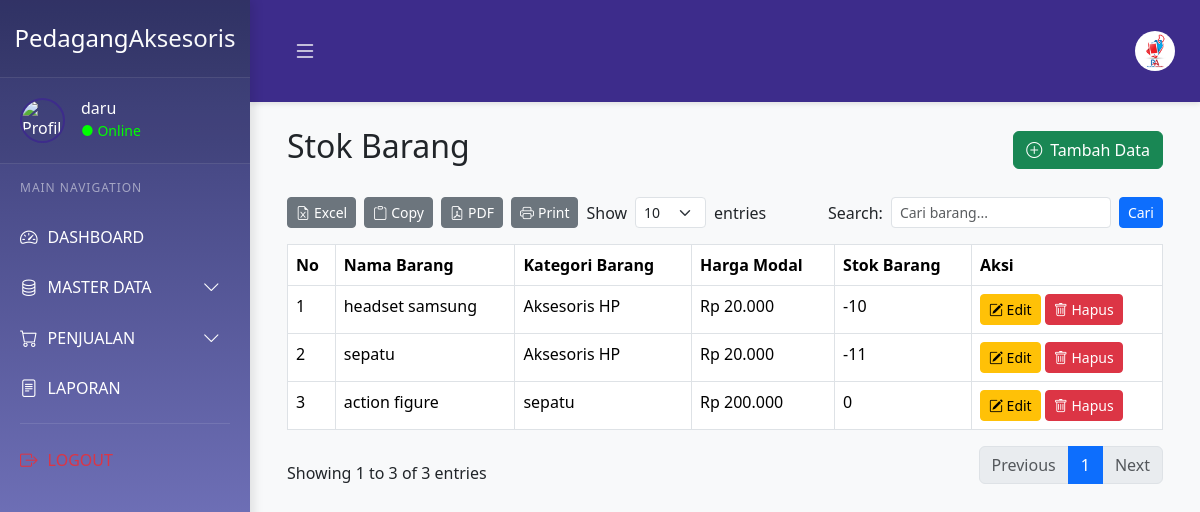
The page /pages/stok.php (signed in) on the database its author committed.
### tables this page shows
CREATE TABLE `users` (
  `id` int(11) NOT NULL,
  `nama` varchar(100) NOT NULL,
  `email` varchar(100) NOT NULL,
  `password` varchar(255) NOT NULL,
  `created_at` timestamp NOT NULL DEFAULT current_timestamp(),
  `role` enum('Admin','Operator','Kasir') DEFAULT 'Operator',
  `status` enum('Aktif','Tidak Aktif') DEFAULT 'Aktif'
);

CREATE TABLE `barang` (
  `id` int(11) NOT NULL,
  `nama_barang` varchar(100) NOT NULL,
  `kategori_id` int(11) DEFAULT NULL,
  `harga` decimal(10,2) NOT NULL,
  `foto` varchar(255) DEFAULT NULL,
  `created_at` timestamp NOT NULL DEFAULT current_timestamp()
);

CREATE TABLE `kategori` (
  `id` int(11) NOT NULL,
  `nama_kategori` varchar(100) NOT NULL,
  `created_at` timestamp NOT NULL DEFAULT current_timestamp()
);

### pages/stok.php (the view, shortened to what this page needs)
<?php
include '../backend/database.php';
try {
    $stmt = $conn->prepare("SELECT * FROM users WHERE id = ?");
    $stmt->execute([$_SESSION['user_id']]);
    $user = $stmt->fetch();
    $search = isset($_GET['search']) ? $_GET['search'] : '';
    $query = "SELECT
                b.id as barang_id,
                b.nama_barang,
                k.nama_kategori,
                b.harga,
                COALESCE(SUM(s.jumlah), 0) as total_stok
              FROM barang b
              LEFT JOIN kategori k ON b.kategori_id = k.id
              LEFT JOIN stok s ON b.id = s.barang_id
              GROUP BY b.id, b.nama_barang, k.nama_kategori, b.harga";
    $records_per_page = isset($_GET['show']) ? (int)$_GET['show'] : 10;
    $current_page = isset($_GET['page']) ? (int)$_GET['page'] : 1;
    $offset = ($current_page - 1) * $records_per_page;
    $count_query = "SELECT COUNT(*) as total FROM barang";
    $count_stmt = $conn->prepare($count_query);
    $count_stmt->execute();
    $total_records = $count_stmt->fetch()['total'];
    $total_pages = ceil($total_records / $records_per_page);
    $query .= " LIMIT :offset, :records_per_page";
    $stmt = $conn->prepare($query);
    $stmt->bindParam(':offset', $offset, PDO::PARAM_INT);
    $stmt->bindParam(':records_per_page', $records_per_page, PDO::PARAM_INT);
    $stmt->execute();
    $stoks = $stmt->fetchAll();
} catch (PDOException $e) {
    echo "Error: " . $e->getMessage();
}
?>
<!DOCTYPE html>
<html lang="en">
<head>
    <link href="https://cdn.jsdelivr.net/npm/bootstrap@5.3.2/dist/css/bootstrap.min.css" rel="stylesheet">
    <link rel="stylesheet" href="https://cdn.jsdelivr.net/npm/bootstrap-icons@1.11.1/font/bootstrap-icons.css">
    <link rel="stylesheet" href="../assets/css/sidebar.css">
</head>
<body>
    <div class="sidebar">
        <div class="logo-container">
            <h4 class="text-center py-4 m-0">Pedagang<span class="text-light">Aksesoris</span></h4>
        </div>
        <div class="profile">
            <div class="d-flex align-items-center gap-3">
                <div class="profile-img">
                    <img src="https://awsimages.detik.net.id/community/media/visual/2017/06/22/c5f6a4b7-d06e-4512-b239-0b7d4d31714e_11.jpg?w=600&q=90" alt="Profile">
                </div>
                <div>
                    <h6 class="mb-0"><?php echo $user['nama']; ?></h6>
                    <small class="online-status">● Online</small>
                </div>
            </div>
        </div>
        <div class="nav-header">MAIN NAVIGATION</div>
        <nav class="nav flex-column">
            <a class="nav-link" href="dashboard.php">
                <i class="bi bi-speedometer2"></i>
                <span>DASHBOARD</span>
            </a>
            <div class="nav-item">
                <a class="nav-link has-arrow" href="#" data-bs-toggle="collapse" data-bs-target="#masterDataCollapse">
                    <i class="bi bi-database"></i>
                    <span>MASTER DATA</span>
                    <i class="bi bi-chevron-down ms-auto"></i>
                </a>
            </div>
            <div class="nav-item">
                <a class="nav-link has-arrow" href="#" data-bs-toggle="collapse" data-bs-target="#penjualanCollapse">
                    <i class="bi bi-cart"></i>
                    <span>PENJUALAN</span>
                    <i class="bi bi-chevron-down ms-auto"></i>
                </a>
            </div>
            <a class="nav-link" href="laporan.php"><i class="bi bi-file-text"></i> LAPORAN</a>
            <div class="nav-divider"></div>
            <a class="nav-link text-danger" href="#" data-bs-toggle="modal" data-bs-target="#logoutModal">
                <i class="bi bi-box-arrow-right"></i>
                <span>LOGOUT</span>
            </a>
        </nav>
    </div>
    <div class="main-content">
        <div class="top-navbar">
            <div class="d-flex justify-content-between align-items-center">
                <button class="btn btn-link text-light" id="sidebarToggle">
                    <i class="bi bi-list fs-4"></i>
                </button>
                <div class="user-profile">
                    <a href="dashboard.php">
                        <img src="../assets/img/pedagangaksesoris.jpg" alt="Profile" class="rounded-circle profile-image" style="width: 40px; height: 40px; cursor: pointer;">
                    </a>
                </div>
            </div>
        </div>
        <div class="content-area">
            <div class="container-fluid">
                <div class="d-flex justify-content-between align-items-center mb-4">
                    <h2>Stok Barang</h2>
                    <button class="btn btn-success" data-bs-toggle="modal" data-bs-target="#tambahStokModal">
                        <i class="bi bi-plus-circle me-2"></i>Tambah Data
                    </button>
                </div>
                <div class="d-flex justify-content-between align-items-center mb-3">
                    <div class="d-flex gap-2">
                        <button class="btn btn-secondary btn-sm" onclick="exportToExcel()">
                            <i class="bi bi-file-earmark-excel me-1"></i>Excel
                        </button>
                        <button class="btn btn-secondary btn-sm" onclick="copyToClipboard()">
                            <i class="bi bi-clipboard me-1"></i>Copy
                        </button>
                        <button class="btn btn-secondary btn-sm" onclick="exportToPDF()">
                            <i class="bi bi-file-earmark-pdf me-1"></i>PDF
                        </button>
                        <button class="btn btn-secondary btn-sm" onclick="printTable()">
                            <i class="bi bi-printer me-1"></i>Print
                        </button>
                        <div class="d-flex align-items-center">
                            <span class="me-2">Show</span>
                            <select class="form-select form-select-sm" style="width: auto;" onchange="changeEntriesPerPage(this.value)">
                                <option value="10" <?php echo $records_per_page == 10 ? 'selected' : ''; ?>>10</option>
                            </select>
                            <span class="ms-2">entries</span>
                        </div>
                    </div>
                    <div class="d-flex align-items-center">
                        <label class="me-2">Search:</label>
                        <form action="" method="GET" class="d-flex">
                            <input type="search" name="search" class="form-control form-control-sm"
                                value="<?php echo isset($_GET['search']) ? htmlspecialchars($_GET['search']) : ''; ?>"
                                placeholder="Cari barang...">
                            <button type="submit" class="btn btn-primary btn-sm ms-2">Cari</button>
                        </form>
                    </div>
                </div>
                <div class="table-responsive">
                    <table class="table table-bordered" id="dataTable">
                        <thead>
                            <tr>
                                <th>No</th>
                                <th>Nama Barang</th>
                                <th>Kategori Barang</th>
                                <th>Harga Modal</th>
                                <th>Stok Barang</th>
                                <th>Aksi</th>
                            </tr>
                        </thead>
                        <tbody>
                            <?php
                            $no = 1;
                            foreach ($stoks as $stok):
                            ?>
                                <tr>
                                    <td><?php echo $no++; ?></td>
                                    <td><?php echo htmlspecialchars($stok['nama_barang']); ?></td>
                                    <td><?php echo htmlspecialchars($stok['nama_kategori']); ?></td>
                                    <td>Rp <?php echo number_format($stok['harga'], 0, ',', '.'); ?></td>
                                    <td><?php echo $stok['total_stok']; ?></td>
                                    <td>
                                        <button class="btn btn-warning btn-sm" data-bs-toggle="modal" data-bs-target="#editStokModal<?php echo $stok['barang_id']; ?>">
                                            <i class="bi bi-pencil-square"></i> Edit
                                        </button>
                                        <button class="btn btn-danger btn-sm" data-bs-toggle="modal" data-bs-target="#hapusStokModal<?php echo $stok['barang_id']; ?>">
                                            <i class="bi bi-trash"></i> Hapus
                                        </button>
                                    </td>
                                </tr>
                            <?php endforeach; ?>
                        </tbody>
                    </table>
                </div>
                <div class="d-flex justify-content-between align-items-center">
                    <div>
                        <?php
                        $start = $total_records > 0 ? $offset + 1 : 0;
                        $end = min($offset + $records_per_page, $total_records);
                        echo "Showing $start to $end of $total_records entries";
                        ?>
                    </div>
                    <nav>
                        <ul class="pagination">
                            <?php if ($current_page > 1): ?>
                                <li class="page-item">
                                    <a class="page-link" href="?page=<?php echo ($current_page - 1); ?>&show=<?php echo $records_per_page; ?><?php echo !empty($search) ? '&search=' . $search : ''; ?>">Previous</a>
                                </li>
                            <?php else: ?>
                                <li class="page-item disabled">
                                    <span class="page-link">Previous</span>
                                </li>
                            <?php endif; ?>
                            <?php for ($i = 1; $i <= $total_pages; $i++): ?>
                                <li class="page-item <?php echo $i == $current_page ? 'active' : ''; ?>">
                                    <a class="page-link" href="?page=<?php echo $i; ?>&show=<?php echo $records_per_page; ?><?php echo !empty($search) ? '&search=' . $search : ''; ?>"><?php echo $i; ?></a>
                                </li>
                            <?php endfor; ?>
                            <?php if ($current_page < $total_pages): ?>
                                <li class="page-item">
                                    <a class="page-link" href="?page=<?php echo ($current_page + 1); ?>&show=<?php echo $records_per_page; ?><?php echo !empty($search) ? '&search=' . $search : ''; ?>">Next</a>
                                </li>
                            <?php else: ?>
                                <li class="page-item disabled">
                                    <span class="page-link">Next</span>
                                </li>
                            <?php endif; ?>
                        </ul>
                    </nav>
                </div>
            </div>
        </div>
</body>
</html>

### assets/css/sidebar.css (style rules this page uses)
:root { --primary-color: #3d2c8b; --secondary-color: #8c8ddc; --dark-color: #363870; --light-color: #ffffff; --hover-color: #6c6fd1; --submenu-color: #42447c; --header-gradient: linear-gradient(135deg, #4e54c8 0%, #8c8ddc 100%); }
body { background-color: #f8f9fa; }
.sidebar { background: linear-gradient( 180deg, var(--dark-color) 0%, var(--secondary-color) 100% ); color: var(--light-color); width: 250px; height: 100vh; position: fixed; left: 0; top: 0; z-index: 1000; transition: all 0.3s ease; box-shadow: 4px 0 10px rgba(0, 0, 0, 0.1); overflow-y: auto; }
.logo-container { background-color: rgba(0, 0, 0, 0.1); border-bottom: 1px solid rgba(255, 255, 255, 0.1); }
.profile { padding: 20px; border-bottom: 1px solid rgba(255, 255, 255, 0.1); background-color: rgba(0, 0, 0, 0.05); }
.profile-img { width: 45px; height: 45px; overflow: hidden; border-radius: 50%; border: 2px solid var(--primary-color); }
.profile-img img { width: 100%; height: 100%; object-fit: cover; }
.online-status { color: #00ff00; }
.nav-header { font-size: 12px; color: rgba(255, 255, 255, 0.5); padding: 15px 20px; text-transform: uppercase; letter-spacing: 1px; }
.nav-link { color: var(--light-color) !important; padding: 12px 20px; display: flex; align-items: center; transition: all 0.3s ease; }
.nav-link i { margin-right: 10px; font-size: 1.1em; }
.nav-link.has-arrow { justify-content: space-between; }
.nav-link.has-arrow i.bi-chevron-down { transition: transform 0.3s ease; }
.top-navbar { background-color: var(--primary-color); padding: 15px 25px; box-shadow: 0 2px 5px rgba(0, 0, 0, 0.1); position: sticky; top: 0; z-index: 999; }
.user-profile { display: flex; align-items: center; gap: 15px; color: var(--light-color); }
.user-profile img { width: 35px; height: 35px; object-fit: cover; }
.main-content { margin-left: 250px; min-height: 100vh; transition: all 0.3s ease; }
.content-area { padding: 25px; }
#sidebarToggle { background: none; border: none; color: white; font-size: 1.5rem; cursor: pointer; padding: 0.5rem; transition: transform 0.3s ease; display: block; margin: 10px; }
.user-profile .profile-image { transition: transform 0.2s; }
.user-profile a { text-decoration: none; }
.nav-divider { height: 1px; background-color: rgba(255, 255, 255, 0.1); margin: 10px 20px; }
.nav-link.text-danger { margin-top: auto; color: #dc3545 !important; }
.nav-link.has-arrow { display: flex; align-items: center; justify-content: space-between; }
.nav-link.has-arrow .bi-chevron-down { transition: transform 0.3s ease; }

### rows shown on the page
users: nama "daru"
barang: nama_barang "headset samsung", kategori.nama_kategori "Aksesoris HP", harga "20.000", total_stok "-10"
barang: nama_barang "sepatu", kategori.nama_kategori "Aksesoris HP", harga "20.000", total_stok "-11"
barang: nama_barang "action figure", kategori.nama_kategori "sepatu", harga "200.000", total_stok "0"

### other values the page prints
$start "1"
$end "3"
$total_records "3"
